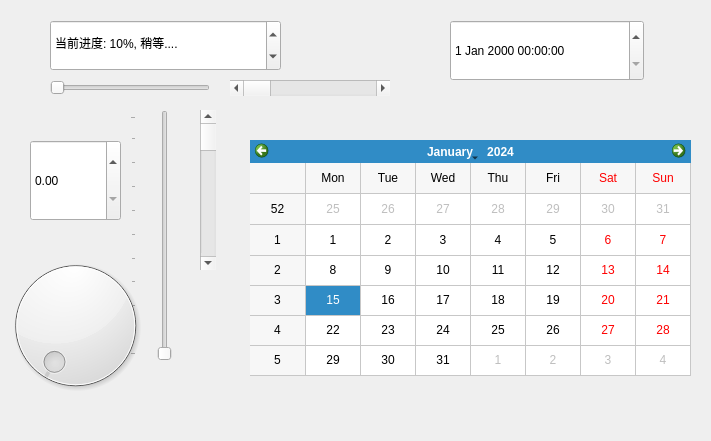
<?xml version="1.0" encoding="UTF-8"?>
<ui version="4.0">
 <class>Form</class>
 <widget class="QWidget" name="Form">
  <property name="geometry">
   <rect>
    <x>0</x>
    <y>0</y>
    <width>711</width>
    <height>441</height>
   </rect>
  </property>
  <property name="windowTitle">
   <string>Form</string>
  </property>
  <widget class="QSlider" name="horizontalSlider">
   <property name="geometry">
    <rect>
     <x>50</x>
     <y>80</y>
     <width>160</width>
     <height>16</height>
    </rect>
   </property>
   <property name="orientation">
    <enum>Qt::Horizontal</enum>
   </property>
  </widget>
  <widget class="QSlider" name="verticalSlider">
   <property name="geometry">
    <rect>
     <x>130</x>
     <y>110</y>
     <width>61</width>
     <height>251</height>
    </rect>
   </property>
   <property name="tickPosition">
    <enum>QSlider::TicksAbove</enum>
   </property>
  </widget>
  <widget class="QScrollBar" name="horizontalScrollBar">
   <property name="geometry">
    <rect>
     <x>230</x>
     <y>80</y>
     <width>160</width>
     <height>16</height>
    </rect>
   </property>
   <property name="orientation">
    <enum>Qt::Horizontal</enum>
   </property>
  </widget>
  <widget class="QScrollBar" name="verticalScrollBar">
   <property name="geometry">
    <rect>
     <x>200</x>
     <y>110</y>
     <width>16</width>
     <height>160</height>
    </rect>
   </property>
   <property name="orientation">
    <enum>Qt::Vertical</enum>
   </property>
  </widget>
  <widget class="QDial" name="dial">
   <property name="geometry">
    <rect>
     <x>0</x>
     <y>230</y>
     <width>151</width>
     <height>191</height>
    </rect>
   </property>
  </widget>
  <widget class="QDateTimeEdit" name="dateTimeEdit">
   <property name="geometry">
    <rect>
     <x>450</x>
     <y>20</y>
     <width>194</width>
     <height>61</height>
    </rect>
   </property>
  </widget>
  <widget class="QSpinBox" name="spinBox">
   <property name="geometry">
    <rect>
     <x>50</x>
     <y>20</y>
     <width>231</width>
     <height>51</height>
    </rect>
   </property>
   <property name="wrapping">
    <bool>false</bool>
   </property>
   <property name="specialValueText">
    <string>起始状态</string>
   </property>
   <property name="suffix">
    <string>%, 稍等....</string>
   </property>
   <property name="prefix">
    <string>当前进度: </string>
   </property>
   <property name="maximum">
    <number>100</number>
   </property>
   <property name="value">
    <number>10</number>
   </property>
  </widget>
  <widget class="QDoubleSpinBox" name="doubleSpinBox">
   <property name="geometry">
    <rect>
     <x>30</x>
     <y>140</y>
     <width>91</width>
     <height>81</height>
    </rect>
   </property>
   <property name="singleStep">
    <double>0.100000000000000</double>
   </property>
  </widget>
  <widget class="QCalendarWidget" name="calendarWidget">
   <property name="geometry">
    <rect>
     <x>250</x>
     <y>140</y>
     <width>441</width>
     <height>236</height>
    </rect>
   </property>
   <property name="gridVisible">
    <bool>true</bool>
   </property>
   <property name="horizontalHeaderFormat">
    <enum>QCalendarWidget::ShortDayNames</enum>
   </property>
   <property name="verticalHeaderFormat">
    <enum>QCalendarWidget::ISOWeekNumbers</enum>
   </property>
  </widget>
 </widget>
 <resources/>
 <connections>
  <connection>
   <sender>verticalSlider</sender>
   <signal>valueChanged(int)</signal>
   <receiver>Form</receiver>
   <slot>vc()</slot>
   <hints>
    <hint type="sourcelabel">
     <x>128</x>
     <y>183</y>
    </hint>
    <hint type="destinationlabel">
     <x>195</x>
     <y>183</y>
    </hint>
   </hints>
  </connection>
  <connection>
   <sender>horizontalSlider</sender>
   <signal>valueChanged(int)</signal>
   <receiver>Form</receiver>
   <slot>vc()</slot>
   <hints>
    <hint type="sourcelabel">
     <x>472</x>
     <y>366</y>
    </hint>
    <hint type="destinationlabel">
     <x>383</x>
     <y>364</y>
    </hint>
   </hints>
  </connection>
 </connections>
 <slots>
  <slot>vc()</slot>
 </slots>
</ui>
